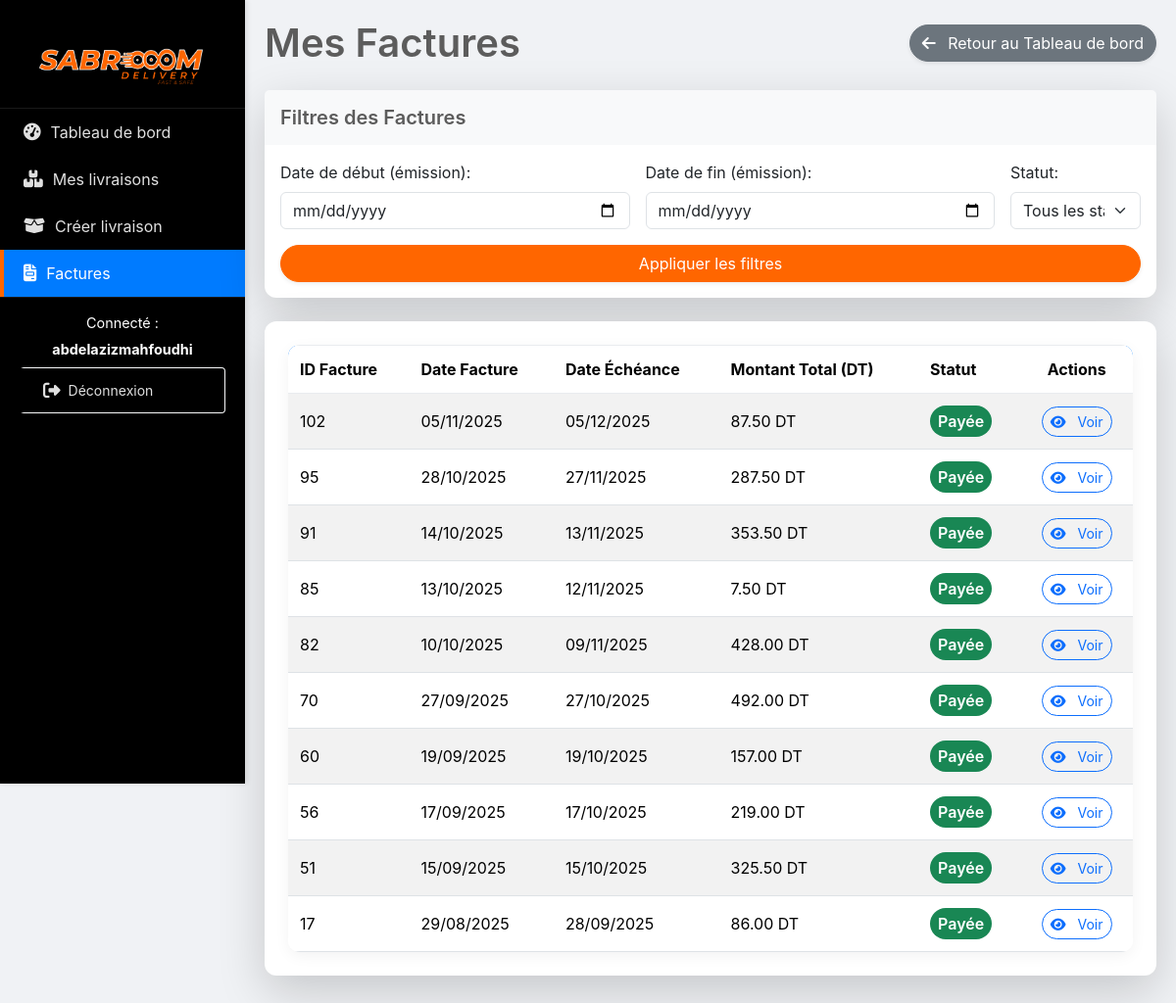
Screenshot of /public/supplier/invoices (signed in) with the database file from the repository.
### tables this page shows
CREATE TABLE `invoices` (
  `id` int(11) NOT NULL,
  `supplier_id` int(11) NOT NULL,
  `invoice_date` date NOT NULL,
  `due_date` date NOT NULL,
  `total_amount` decimal(10,2) NOT NULL,
  `status` enum('pending','paid','cancelled') NOT NULL DEFAULT 'pending',
  `created_at` timestamp NOT NULL DEFAULT current_timestamp(),
  `updated_at` timestamp NOT NULL DEFAULT current_timestamp() ON UPDATE current_timestamp()
);

### app/controllers/Controller.php (called while the page is built, shortened)
<?php
class Controller {
    public function render($viewName, $data = []) {
        extract($data);
        require_once __DIR__ . '/../views/' . $viewName . '.php';
        $content = ob_get_clean();
        require_once __DIR__ . '/../views/layouts/main.php';
    }
}

### app/controllers/SupplierController.php (called while the page is built, shortened)
<?php
require_once __DIR__ . '/../models/Invoice.php';
require_once __DIR__ . '/Controller.php';
class SupplierController extends Controller {
    private $invoiceModel;
    public function __construct() {
        $this->invoiceModel = new Invoice();
    }
    public function myInvoices() {
        $supplierId = $_SESSION['user_id'];
        $filterStartDate = $_GET['start_date'] ?? null;
        $filterEndDate = $_GET['end_date'] ?? null;
        $filterStatus = $_GET['status'] ?? null;
        $invoices = $this->invoiceModel->readAll(
            $supplierId,
            $filterStartDate,
            $filterEndDate,
            $filterStatus
        );
        $this->render('suppliers/invoices/list', [
            'invoices' => $invoices,
            'filter_start_date' => $filterStartDate,
            'filter_end_date' => $filterEndDate,
            'filter_status' => $filterStatus
        ]);
    }
}

### app/models/Database.php (called while the page is built, shortened)
<?php
class Database {
    private static $instance = null;
    private $conn;
    private function __construct() {
        $this->conn = new mysqli(DB_HOST, DB_USER, DB_PASS, DB_NAME);
        $this->conn->set_charset("utf8mb4");
    }
    public static function getInstance() {
        if (!self::$instance) {
            self::$instance = new Database();
        }
        return self::$instance;
    }
    public function getConnection() {
        return $this->conn;
    }
}

### app/models/Invoice.php (called while the page is built, shortened)
<?php
require_once __DIR__ . '/Database.php';
class Invoice {
    private $conn;
    private $table_name = "invoices";
    public function __construct() {
        $database = Database::getInstance();
        $this->conn = $database->getConnection();
    }
    public function readAll($supplierId = null, $startDate = null, $endDate = null, $statusFilter = null) {
        $query = "SELECT
                    i.id, i.supplier_id, i.invoice_date, i.due_date, i.total_amount, i.status,
                    i.created_at, i.updated_at,
                    s.username as supplier_username, s.company_name as supplier_company_name
                  FROM
                    " . $this->table_name . " i
                  LEFT JOIN
                    users s ON i.supplier_id = s.id";
        $conditions = [];
        $params = [];
        $types = "";
        if ($supplierId !== null) {
            $conditions[] = "i.supplier_id = ?";
            $params[] = $supplierId;
            $types .= "i";
        }
        if (count($conditions) > 0) {
            $query .= " WHERE " . implode(' AND ', $conditions);
        }
        $query .= " ORDER BY i.invoice_date DESC";
        $stmt = $this->conn->prepare($query);
        if (count($params) > 0) {
            $stmt->bind_param($types, ...$params);
        }
        if (!$stmt->execute()) {
            error_log("Invoice::readAll - Erreur lors de l'exécution: " . $stmt->error);
            $stmt->close();
            return null;
        }
        $result = $stmt->get_result();
        return $result;
    }
}

### app/views/suppliers/invoices/list.php (the view, shortened to what this page needs)
<?php
$invoices = $invoices ?? null;
$filter_start_date_html = $filter_start_date ?? '';
$filter_end_date_html = $filter_end_date ?? '';
$invoiceStatuses = [
    'pending' => ['label' => 'En attente', 'color' => 'bg-warning'],
    'paid' => ['label' => 'Payée', 'color' => 'bg-success'],
    'cancelled' => ['label' => 'Annulée', 'color' => 'bg-secondary']
];
?>
<div class="d-flex justify-content-between align-items-center mb-4">
    <h1 class="text-primary mb-0">Mes Factures</h1>
    <a href="/sabroom/public/dashboard" class="btn btn-secondary rounded-pill shadow-sm hover-shadow-lg">
        <i class="fas fa-arrow-left me-2"></i> Retour au Tableau de bord
    </a>
</div>
<div class="card shadow-lg border-0 rounded-lg mb-4">
    <div class="card-header bg-light border-0 rounded-top-lg py-3">
        <h5 class="mb-0 text-dark">Filtres des Factures</h5>
    </div>
    <div class="card-body">
        <form id="invoiceFilterForm" action="/sabroom/public/supplier/invoices" method="GET" class="row g-3 align-items-end">
            <div class="col-md-5">
                <label for="filter_start_date" class="form-label">Date de début (émission):</label>
                <input type="date" class="form-control" id="filter_start_date" name="start_date" value="<?php echo htmlspecialchars($filter_start_date_html); ?>">
            </div>
            <div class="col-md-5">
                <label for="filter_end_date" class="form-label">Date de fin (émission):</label>
                <input type="date" class="form-control" id="filter_end_date" name="end_date" value="<?php echo htmlspecialchars($filter_end_date_html); ?>">
            </div>
            <div class="col-md-2">
                <label for="filter_status" class="form-label">Statut:</label>
                <select class="form-select" id="filter_status" name="status">
                    <option value="">Tous les statuts</option>
                </select>
            </div>
            <div class="col-12 mt-3">
                <button type="submit" class="btn btn-primary w-100 rounded-pill shadow-sm hover-shadow-lg">Appliquer les filtres</button>
            </div>
        </form>
    </div>
</div>
<div class="card shadow-lg border-0 rounded-lg">
    <div class="card-body p-4">
        <div class="table-responsive">
            <?php if ($invoices && $invoices->num_rows > 0): ?>
                <table class="table table-hover table-striped align-middle responsive-table">
                    <thead>
                        <tr>
                            <th scope="col">ID Facture</th>
                            <th scope="col">Date Facture</th>
                            <th scope="col">Date Échéance</th>
                            <th scope="col">Montant Total (DT)</th>
                            <th scope="col">Statut</th>
                            <th scope="col" class="text-center">Actions</th>
                        </tr>
                    </thead>
                    <tbody>
                        <?php while ($invoice = $invoices->fetch_assoc()): ?>
                            <tr>
                                <td data-label="ID Facture"><?php echo htmlspecialchars($invoice['id']); ?></td>
                                <td data-label="Date Facture"><?php echo htmlspecialchars(date('d/m/Y', strtotime($invoice['invoice_date']))); ?></td>
                                <td data-label="Date Échéance"><?php echo htmlspecialchars(date('d/m/Y', strtotime($invoice['due_date']))); ?></td>
                                <td data-label="Montant Total"><?php echo number_format($invoice['total_amount'], 2); ?> DT</td>
                                <td data-label="Statut">
                                    <?php
                                    $statusInfo = $invoiceStatuses[$invoice['status']] ?? ['label' => 'Inconnu', 'color' => 'bg-secondary'];
                                    ?>
                                    <span class="badge <?php echo $statusInfo['color']; ?> text-white p-2 fs-6 rounded-pill">
                                        <?php echo htmlspecialchars($statusInfo['label']); ?>
                                    </span>
                                </td>
                                <td data-label="Actions" class="text-center">
                                    <a class="btn btn-sm btn-outline-primary rounded-pill" href="/sabroom/public/supplier/invoices/view/<?php echo htmlspecialchars($invoice['id']); ?>" target="_blank">
                                        <i class="fas fa-eye me-2"></i> Voir
                                    </a>
                                </td>
                            </tr>
                        <?php endwhile; ?>
                    </tbody>
                </table>
            <?php endif; ?>
        </div>
    </div>
</div>

### public/index.php (shortened to what this page needs)
<?php
require_once __DIR__ . '/../config/database.php';
require_once __DIR__ . '/../app/models/Database.php';
require_once __DIR__ . '/../app/models/Invoice.php';
require_once __DIR__ . '/../app/controllers/Controller.php';
require_once __DIR__ . '/../app/controllers/SupplierController.php';
$request_uri = $_SERVER['REQUEST_URI'];
$base_path = '/sabroom/public';
$route = '';
$path = parse_url($request_uri, PHP_URL_PATH);
if (strpos($path, $base_path) === 0) {
    $route = substr($path, strlen($base_path));
} else {
    $route = $path;
}
$route = trim($route, '/');
$supplierController = new SupplierController();
switch ($route) {
    case 'supplier/invoices':
        $supplierController->myInvoices();
        break;
}

### app/views/layouts/main.php (shortened to what this page needs)
<?php
$currentUrl = $_SERVER['REQUEST_URI'];
$userRole = $_SESSION['user_role'] ?? null;
$isAdminOrSuperadmin = ($userRole === 'admin' || $userRole === 'superadmin');
?>
<!DOCTYPE html>
<html lang="fr">
<head>
    <link href="https://cdn.jsdelivr.net/npm/bootstrap@5.3.3/dist/css/bootstrap.min.css" rel="stylesheet">
    <link rel="stylesheet" href="https://cdnjs.cloudflare.com/ajax/libs/font-awesome/6.5.2/css/all.min.css" />
    <link rel="stylesheet" href="/sabroom/public/assets/css/style.css">
</head>
<body>
    <div class="wrapper">
        <nav id="sidebar">
            <div class="sidebar-header">
                <a href="/sabroom/public/dashboard"><img src="/sabroom/public/assets/img/sabrooom.png" alt="Logo"></a>
            </div>
            <ul>
                <?php if(isset($_SESSION['user_id'])): ?>
                    <li><a href="/sabroom/public/dashboard" class="<?php echo (strpos($currentUrl, '/dashboard')!==false)?'active':''; ?>"><i class="fas fa-tachometer-alt"></i> Tableau de bord</a></li>
                    <?php if($isAdminOrSuperadmin): ?>
                        <li><a href="/sabroom/public/admin/users" class="<?php echo (strpos($currentUrl, '/admin/users')!==false)?'active':''; ?>"><i class="fas fa-users-cog"></i> Utilisateurs</a></li>
                        <li><a href="/sabroom/public/admin/assignDeliveriesByBarcode" class="<?php echo (strpos($currentUrl, '/admin/assignDeliveriesByBarcode')!==false)?'active':''; ?>"><i class="fas fa-barcode"></i> Assignation Colis</a></li>
                        <li><a href="/sabroom/public/admin/deliveries" class="<?php echo (strpos($currentUrl, '/admin/deliveries')!==false)?'active':''; ?>"><i class="fas fa-boxes"></i> Livraisons</a></li>
                        <li><a href="/sabroom/public/admin/invoices" class="<?php echo (strpos($currentUrl, '/admin/invoices')!==false)?'active':''; ?>"><i class="fas fa-file-invoice"></i> Factures</a></li>
                    <?php elseif($userRole==='supplier'): ?>
                        <li><a href="/sabroom/public/supplier/deliveries" class="<?php echo (strpos($currentUrl, '/supplier/deliveries')!==false)?'active':''; ?>"><i class="fas fa-boxes"></i> Mes livraisons</a></li>
                        <li><a href="/sabroom/public/supplier/deliveries/create" class="<?php echo (strpos($currentUrl, '/supplier/deliveries/create')!==false)?'active':''; ?>"><i class="fas fa-box-open"></i> Créer livraison</a></li>
                        <li><a href="/sabroom/public/supplier/invoices" class="<?php echo (strpos($currentUrl, '/supplier/invoices')!==false)?'active':''; ?>"><i class="fas fa-file-invoice"></i> Factures</a></li>
                    <?php elseif($userRole==='driver'): ?>
                        <li><a href="/sabroom/public/driver/deliveries" class="<?php echo (strpos($currentUrl, '/driver/deliveries')!==false)?'active':''; ?>"><i class="fas fa-truck"></i> Mes livraisons</a></li>
                    <?php endif; ?>
                    <li class="user-info mt-auto">
                        <p>Connecté :</p>
                        <p class="fw-bold"><?php echo htmlspecialchars($_SESSION['username']); ?></p>
                        <a href="/sabroom/public/logout" class="btn btn-outline-light btn-sm mt-2"><i class="fas fa-sign-out-alt me-2"></i> Déconnexion</a>
                    </li>
                <?php else: ?>
                    <li><a href="/sabroom/public/login" class="<?php echo (strpos($currentUrl, '/login')!==false)?'active':''; ?>"><i class="fas fa-sign-in-alt"></i> Connexion</a></li>
                <?php endif; ?>
            </ul>
        </nav>
        <div id="content">
            <?php echo $content; ?>
        </div>
    </div>
</body>
</html>

### public/assets/css/style.css (style rules this page uses)
.card { border-radius: 0.75rem; box-shadow: 0 0.125rem 0.25rem rgba(0,0,0,.075); }
.form-control, .form-select { border-radius: 0.375rem; }
body { font-family: 'Segoe UI', Roboto, 'Helvetica Neue', Arial, sans-serif; color: #343a40; background-color: #f0f2f5; }
h1, h2, h3, h4, h5, h6 { color: #343a40; font-weight: 600; }
.text-primary { color: #5c5c5c !important; }
.text-dark { color: #5c5c5c !important; }
.btn-primary { --bs-btn-color: #fff; --bs-btn-bg: #ff6600; --bs-btn-border-color: #ff6600; --bs-btn-hover-color: #fff; --bs-btn-hover-bg: #e26d0d; --bs-btn-hover-border-color: #e26d0d; --bs-btn-focus-shadow-rgb: 49, 132, 253; --bs-btn-active-color: #fff; --bs-btn-active-bg: #0a58ca; --bs-btn-active-border-color: #0a53be; --bs-btn-active-shadow: inset 0 3px 5px rgba(0, 0, 0, 0.125); --bs-btn-disabled-color: #fff; --bs-btn-disabled-bg: #0d6efd; --bs-btn-disabled-border-color: #0d6efd; }

### app/views/layouts/main.php (style rules this page uses)
body { font-family: 'Inter', sans-serif; background-color: #f0f2f5; min-height: 100vh; display: flex; flex-direction: column; }
.wrapper { display: flex; flex: 1; }
#sidebar { width: 250px; min-width: 250px; background-color: #000000; color: white; padding-top: 20px; box-shadow: 2px 0 5px rgba(0,0,0,0.1); transition: all 0.3s ease; display: flex; flex-direction: column; position: sticky; top: 0; height: 100vh; overflow-y: auto; }
#sidebar .sidebar-header { padding: 20px; text-align: center; border-bottom: 1px solid rgba(255,255,255,0.1); }
#sidebar .sidebar-header img { height: 50px; width: auto; }
#sidebar ul { list-style: none; padding-left: 0; }
#sidebar ul li { width: 100%; }
#sidebar ul li a { color: #e0e0e0; padding: 12px 20px; border-left: 4px solid transparent; transition: all 0.3s ease; display: flex; align-items: center; text-decoration: none; }
#sidebar ul li a i { margin-right: 10px; font-size: 1.1rem; }
#sidebar ul li a.active { background-color: #007bff; border-left-color: #ff6600; color: white; }
#sidebar .user-info { padding: 15px 20px; text-align: center; border-top: 1px solid rgba(255,255,255,0.1); margin-top: auto; }
#sidebar .user-info p { margin-bottom: 5px; font-size: 0.9rem; }
#content { flex-grow: 1; padding: 20px; transition: margin-left 0.3s ease; padding-bottom: 100px; }

### app/views/suppliers/invoices/list.php (style rules this page uses)
.card { transition: transform 0.2s ease-in-out, box-shadow 0.2s ease-in-out; background-color: #ffffff; border-radius: 0.75rem; }
.btn.shadow-sm.hover-shadow-lg { box-shadow: 0 .125rem .25rem rgba(0,0,0,.075)!important; transition: box-shadow .2s ease-in-out; }
.table-responsive { border-radius: 0.75rem; overflow: hidden; box-shadow: 0 4px 15px rgba(0, 0, 0, 0.05); }
.responsive-table { width: 100%; border-collapse: collapse; margin-bottom: 0; }
.responsive-table thead { background-color: #007bff; color: white; }
.responsive-table th, .responsive-table td { padding: 0.75rem; border-top: 1px solid #e9ecef; text-align: left; white-space: nowrap; }
.responsive-table th { border-bottom: none; }
.responsive-table tbody tr:nth-of-type(odd) { background-color: rgba(0, 0, 0, 0.03); }
.badge { font-weight: 600; padding: 0.5em 0.8em; font-size: 0.8em; border-radius: 0.5rem; }
.text-primary { color: #5c5c5c !important; }

### rows the page displays
invoices: id "102", invoice_date "05/11/2025", due_date "05/12/2025", total_amount "87.50", status "Payée"
invoices: id "95", invoice_date "28/10/2025", due_date "27/11/2025", total_amount "287.50", status "Payée"
invoices: id "91", invoice_date "14/10/2025", due_date "13/11/2025", total_amount "353.50", status "Payée"
invoices: id "85", invoice_date "13/10/2025", due_date "12/11/2025", total_amount "7.50", status "Payée"
invoices: id "82", invoice_date "10/10/2025", due_date "09/11/2025", total_amount "428.00", status "Payée"
invoices: id "70", invoice_date "27/09/2025", due_date "27/10/2025", total_amount "492.00", status "Payée"
invoices: id "60", invoice_date "19/09/2025", due_date "19/10/2025", total_amount "157.00", status "Payée"
invoices: id "56", invoice_date "17/09/2025", due_date "17/10/2025", total_amount "219.00", status "Payée"
invoices: id "51", invoice_date "15/09/2025", due_date "15/10/2025", total_amount "325.50", status "Payée"
invoices: id "17", invoice_date "29/08/2025", due_date "28/09/2025", total_amount "86.00", status "Payée"

### other values shown
$_SESSION['username'] "abdelazizmahfoudhi"
